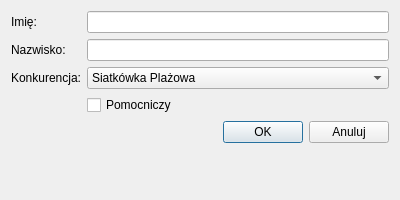
<?xml version="1.0" encoding="UTF-8"?>
<ui version="4.0">
 <class>EditUmpireDialog</class>
 <widget class="QDialog" name="EditUmpireDialog">
  <property name="geometry">
   <rect>
    <x>0</x>
    <y>0</y>
    <width>400</width>
    <height>200</height>
   </rect>
  </property>
  <property name="windowTitle">
   <string>Edytuj Sędziego</string>
  </property>
  <layout class="QVBoxLayout" name="verticalLayout">
   <item>
    <layout class="QGridLayout" name="gridLayout">
     <item row="0" column="0">
      <widget class="QLabel" name="label">
       <property name="text">
        <string>Imię:</string>
       </property>
      </widget>
     </item>
     <item row="1" column="1">
      <widget class="QLineEdit" name="Nazwisko"/>
     </item>
     <item row="1" column="0">
      <widget class="QLabel" name="label_2">
       <property name="text">
        <string>Nazwisko:</string>
       </property>
      </widget>
     </item>
     <item row="3" column="1">
      <widget class="QCheckBox" name="Pomocniczy">
       <property name="text">
        <string>Pomocniczy</string>
       </property>
      </widget>
     </item>
     <item row="0" column="1">
      <widget class="QLineEdit" name="Imie"/>
     </item>
     <item row="2" column="1">
      <widget class="QComboBox" name="Konkurencja">
       <item>
        <property name="text">
         <string>Siatkówka Plażowa</string>
        </property>
       </item>
       <item>
        <property name="text">
         <string>Przeciąganie Liny</string>
        </property>
       </item>
       <item>
        <property name="text">
         <string>Dwa Ognie</string>
        </property>
       </item>
      </widget>
     </item>
     <item row="2" column="0">
      <widget class="QLabel" name="label_3">
       <property name="text">
        <string>Konkurencja:</string>
       </property>
      </widget>
     </item>
    </layout>
   </item>
   <item>
    <layout class="QHBoxLayout" name="horizontalLayout">
     <item>
      <spacer name="horizontalSpacer">
       <property name="orientation">
        <enum>Qt::Horizontal</enum>
       </property>
       <property name="sizeHint" stdset="0">
        <size>
         <width>40</width>
         <height>20</height>
        </size>
       </property>
      </spacer>
     </item>
     <item>
      <widget class="QPushButton" name="OK">
       <property name="text">
        <string>OK</string>
       </property>
      </widget>
     </item>
     <item>
      <widget class="QPushButton" name="Anuluj">
       <property name="text">
        <string>Anuluj</string>
       </property>
      </widget>
     </item>
    </layout>
   </item>
   <item>
    <spacer name="verticalSpacer">
     <property name="orientation">
      <enum>Qt::Vertical</enum>
     </property>
     <property name="sizeHint" stdset="0">
      <size>
       <width>20</width>
       <height>0</height>
      </size>
     </property>
    </spacer>
   </item>
  </layout>
 </widget>
 <resources/>
 <connections/>
</ui>
